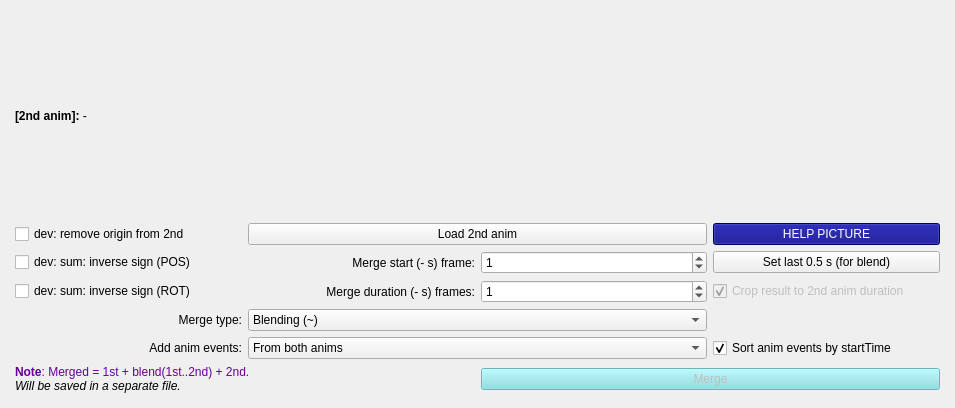
      <widget class="QWidget" name="page_3">
       <property name="geometry">
        <rect>
         <x>0</x>
         <y>0</y>
         <width>955</width>
         <height>408</height>
        </rect>
       </property>
       <attribute name="label">
        <string>[ANIM]: Merge current (1st) with another (2nd) anims</string>
       </attribute>
       <layout class="QVBoxLayout" name="verticalLayout_8">
        <item>
         <widget class="QWidget" name="widget_8" native="true">
          <layout class="QGridLayout" name="gridLayout">
           <property name="leftMargin">
            <number>4</number>
           </property>
           <property name="topMargin">
            <number>4</number>
           </property>
           <property name="rightMargin">
            <number>4</number>
           </property>
           <property name="bottomMargin">
            <number>4</number>
           </property>
           <property name="spacing">
            <number>6</number>
           </property>
           <item row="5" column="2">
            <widget class="QSpinBox" name="spinMergeDuration">
             <property name="maximum">
              <number>60000</number>
             </property>
             <property name="value">
              <number>1</number>
             </property>
            </widget>
           </item>
           <item row="1" column="3">
            <widget class="QPushButton" name="buttonMergeHelp">
             <property name="styleSheet">
              <string notr="true">background-color: rgb(0, 0, 127);
color: rgb(255, 255, 255);</string>
             </property>
             <property name="text">
              <string>HELP PICTURE</string>
             </property>
             <property name="checkable">
              <bool>false</bool>
             </property>
            </widget>
           </item>
           <item row="1" column="1" colspan="2">
            <widget class="QPushButton" name="buttonMergeLoad">
             <property name="text">
              <string>Load 2nd anim</string>
             </property>
            </widget>
           </item>
           <item row="5" column="1">
            <widget class="QLabel" name="labelMergeDuration">
             <property name="text">
              <string>Merge duration (- s) frames:</string>
             </property>
             <property name="alignment">
              <set>Qt::AlignRight|Qt::AlignTrailing|Qt::AlignVCenter</set>
             </property>
            </widget>
           </item>
           <item row="8" column="1" colspan="2">
            <widget class="QComboBox" name="comboMergeEvents">
             <property name="currentIndex">
              <number>3</number>
             </property>
             <item>
              <property name="text">
               <string>None</string>
              </property>
             </item>
             <item>
              <property name="text">
               <string>Only from 1st</string>
              </property>
             </item>
             <item>
              <property name="text">
               <string>Only from 2nd</string>
              </property>
             </item>
             <item>
              <property name="text">
               <string>From both anims</string>
              </property>
             </item>
            </widget>
           </item>
           <item row="7" column="0">
            <widget class="QLabel" name="labelMergeType">
             <property name="text">
              <string>Merge type:</string>
             </property>
             <property name="alignment">
              <set>Qt::AlignRight|Qt::AlignTrailing|Qt::AlignVCenter</set>
             </property>
            </widget>
           </item>
           <item row="1" column="0">
            <widget class="QCheckBox" name="checkMergeRemoveOrigin">
             <property name="enabled">
              <bool>true</bool>
             </property>
             <property name="text">
              <string>dev: remove origin from 2nd</string>
             </property>
            </widget>
           </item>
           <item row="0" column="0" colspan="4">
            <widget class="QLabel" name="labelMergeSecondInfo">
             <property name="text">
              <string>&lt;html&gt;&lt;head/&gt;&lt;body&gt;&lt;p&gt;&lt;span style=&quot; font-weight:700;&quot;&gt;[2nd anim]:&lt;/span&gt; -&lt;/p&gt;&lt;/body&gt;&lt;/html&gt;</string>
             </property>
            </widget>
           </item>
           <item row="3" column="1">
            <widget class="QLabel" name="labelMergeStart">
             <property name="text">
              <string>Merge start (- s) frame:</string>
             </property>
             <property name="alignment">
              <set>Qt::AlignRight|Qt::AlignTrailing|Qt::AlignVCenter</set>
             </property>
            </widget>
           </item>
           <item row="8" column="3">
            <widget class="QCheckBox" name="checkMergeEventsSort">
             <property name="text">
              <string>Sort anim events by startTime</string>
             </property>
             <property name="checked">
              <bool>true</bool>
             </property>
            </widget>
           </item>
           <item row="8" column="0">
            <widget class="QLabel" name="labelMergeEvents">
             <property name="text">
              <string>Add anim events:</string>
             </property>
             <property name="alignment">
              <set>Qt::AlignRight|Qt::AlignTrailing|Qt::AlignVCenter</set>
             </property>
            </widget>
           </item>
           <item row="7" column="1" colspan="2">
            <widget class="QComboBox" name="comboMergeType">
             <property name="currentIndex">
              <number>0</number>
             </property>
             <item>
              <property name="text">
               <string>Blending (~)</string>
              </property>
             </item>
             <item>
              <property name="text">
               <string>Summation (+)</string>
              </property>
             </item>
             <item>
              <property name="text">
               <string>Subtraction (-)</string>
              </property>
             </item>
            </widget>
           </item>
           <item row="5" column="3">
            <widget class="QCheckBox" name="checkMergeCropToSecond">
             <property name="enabled">
              <bool>false</bool>
             </property>
             <property name="text">
              <string>Crop result to 2nd anim duration</string>
             </property>
             <property name="checked">
              <bool>true</bool>
             </property>
            </widget>
           </item>
           <item row="11" column="0" colspan="2">
            <widget class="QLabel" name="labelMergeNote">
             <property name="text">
              <string>&lt;html&gt;&lt;head/&gt;&lt;body&gt;&lt;p&gt;&lt;span style=&quot; font-weight:700; color:#67009a;&quot;&gt;Note&lt;/span&gt;&lt;span style=&quot; color:#67009a;&quot;&gt;: Merged = 1st + blend(1st..2nd) + 2nd.&lt;/span&gt;&lt;br/&gt;&lt;span style=&quot; font-style:italic;&quot;&gt;Will be saved in a separate file.&lt;/span&gt;&lt;/p&gt;&lt;/body&gt;&lt;/html&gt;</string>
             </property>
            </widget>
           </item>
           <item row="11" column="2" colspan="2">
            <widget class="QPushButton" name="buttonMergeDo">
             <property name="enabled">
              <bool>false</bool>
             </property>
             <property name="styleSheet">
              <string notr="true">background-color: rgb(130, 220, 225);</string>
             </property>
             <property name="text">
              <string>Merge</string>
             </property>
             <property name="checkable">
              <bool>false</bool>
             </property>
            </widget>
           </item>
           <item row="3" column="0">
            <widget class="QCheckBox" name="checkMergeSumInversePos">
             <property name="text">
              <string>dev: sum: inverse sign (POS)</string>
             </property>
            </widget>
           </item>
           <item row="3" column="3">
            <widget class="QPushButton" name="buttonMergeLastHalfSec">
             <property name="text">
              <string>Set last 0.5 s (for blend)</string>
             </property>
            </widget>
           </item>
           <item row="3" column="2">
            <widget class="QSpinBox" name="spinMergeStart">
             <property name="maximum">
              <number>60000</number>
             </property>
             <property name="value">
              <number>1</number>
             </property>
            </widget>
           </item>
           <item row="5" column="0">
            <widget class="QCheckBox" name="checkMergeSumInverseRot">
             <property name="text">
              <string>dev: sum: inverse sign (ROT)</string>
             </property>
            </widget>
           </item>
          </layout>
         </widget>
        </item>
       </layout>
      </widget>
